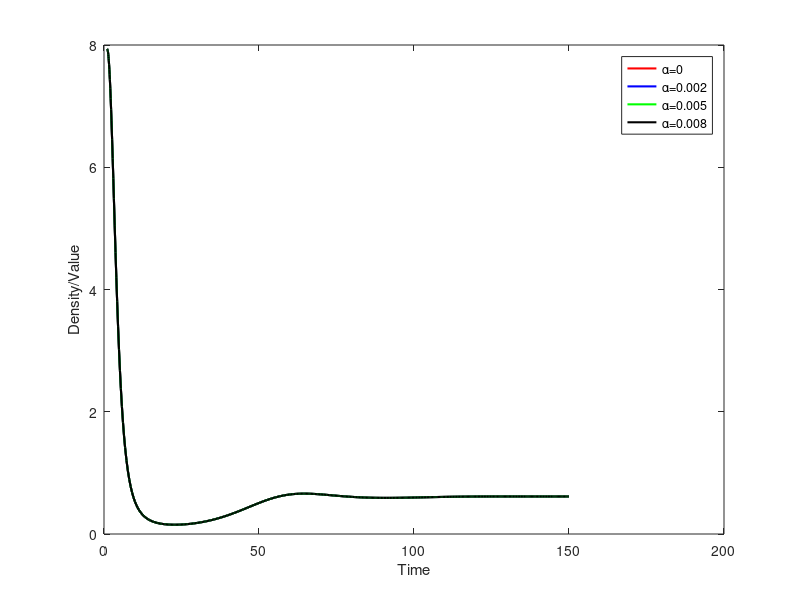

Here is the MATLAB script that generated this plot: (Note: this script raises an error after producing the figure.)
%% Numerical simulation
% Mathematical model to acheive sustainable forest management 
% Date: 13-03-2024
%%
clc
clear all

% Define parameter values
r = 0.1;    % Intrinsic growth rate
K = 100;    % Carrying capacity
Pi =0.01 ;   % Proportionality constant for population growth due to forest resources
alpha =0.008 ;    % Depletion rate coefficient of forest resources due to population
lambda = 0.1;   % Growth rate coefficient of population pressure
lambda0 = 0.8 ;  % Natural depletion rate coefficient of population pressure
lambda1 =0.1 ;  % Depletion rate coefficient of population pressure due to economic efforts
psi = 0.2 ;  % Growth rate coefficient of economic efforts
psi0 = 0.1 ; % Depletion rate coefficient of economic efforts
phi =0.01 ;  % Implementation rate coefficient of technological efforts
phi0 =0.03 ; % Depletion rate coefficient of technological efforts
s =0.6 ;    % Forest resources growth rate
L =50 ;    % Carrying capacity of forest resources
lambda2 =0.0011 ;  % Population pressure growth rate coefficient due to forest resources
phi1 =0.02 ; % Implementation rate coefficient of technological efforts on forest resources
phi2 =0.0006 ; % Implementation rate coefficient of technological efforts on forest resources squared

% Define initial conditions
B0 = 7.9360;   % Initial density of forest resources
N0 = 100.6348;   % Initial human population density
P0 = 5.3700;   % Initial population pressure
E0 =10.7400 ;   % Initial economic efforts
T0 = 14.0213;   % Initial technological efforts

% Define the time span upto 150 years
t_start=1;
t_end=150;
tspan = [t_start, t_end];

% Define the system of differential equations
ode = @(t, y) [s*y(1)*(1-y(1)/L) - alpha*y(1)*y(2) - lambda2*y(1)^2*y(3) + phi1*y(1)*y(5) + phi2*y(1)^2*y(5);
               r*y(2)*(1-y(2)/K) + pi*alpha*y(1)*y(2);
               lambda*y(2) - lambda0*y(3) - lambda1*y(3)*y(4);
               psi*y(3) - psi0*y(4);
               phi*(L-y(1)) - phi0*y(5)];

% ####### CHANGE ALPHA VALUES HERE ###################
alpha =0.008 ;  
% Solve the differential equations
[t1, Y1] = ode45(ode, tspan, [B0, N0, P0, E0, T0]); % alp=0
[t2, Y2] = ode45(ode, tspan, [B0, N0, P0, E0, T0]); % alp=0.002
[t3, Y3] = ode45(ode, tspan, [B0, N0, P0, E0, T0]); % alp=0.005
[t4, Y4] = ode45(ode, tspan, [B0, N0, P0, E0, T0]); % alp=0.008

% Plot the results (Varying alpha)
figure;
plot(t1, Y1(:,1),'r','LineWidth', 1.5); hold on;
plot(t2, Y2(:,1),'b','LineWidth', 1.5); hold on;
plot(t3, Y3(:,1),'g','LineWidth', 1.5 ); hold on;
plot(t4, Y4(:,1),'k', 'LineWidth', 1.5); hold on;
xlabel('Time');
ylabel('Density/Value');
legend('\alpha=0', '\alpha=0.002', '\alpha=0.005', '\alpha=0.008');

%%

% Define the parameter ranges and initial conditions
phi2_range = linspace(0.001, 0.007, 100);
lambda_range = linspace(0.05, 0.2, 100);
psi_range = linspace(0.1, 0.5, 100);
phi_range = linspace(0.01, 0.02, 100);

% Set your initial conditionshere
initial_conditions = [B0, N0, P0, E0, T0]; 

for i = 1:length(phi2_range)
    [B_eq, ~, ~, ~, ~] = simulate_system(phi2_range(i), lambda, psi, phi, initial_conditions);
    B_eq_values{i} = B_eq;
end

%----------------------- For forest resource B(t)-------------------------------------

p_val=32;
e_val1=10; 
e_val2=50;

figure('DefaultAxesFontSize',14)
set(gcf,'color','w');
plot(phi2_range(1:p_val),B_eq_values{1,e_val1}(1:p_val),'.','MarkerIndices',...
    (1:length(phi2_range)),...
    'LineWidth',3,...
    'MarkerEdgeColor','b',...
    'MarkerSize',20)
hold on;
plot(phi2_range(1:p_val),B_eq_values{1,e_val2}(1:p_val),'.','MarkerIndices',...
    (1:length(phi2_range)),...
    'LineWidth',3,...
    'MarkerEdgeColor','r',...
    'MarkerSize',20)
xlabel('\phi_2','fontsize',24)
ylabel('Forest Resource B(t)','fontsize',24)


%----------------------- For human population N(t)-------------------------------------

for i = 1:length(phi2_range)
    [~, N_eq, ~, ~, ~] = simulate_system(phi2_range(i), lambda, psi, phi, initial_conditions);
    N_eq_values{i} = N_eq;
end

p_val=32;
e_val1=10; 
e_val2=50;


figure('DefaultAxesFontSize',14)
set(gcf,'color','w');
plot(phi2_range(1:p_val),N_eq_values{1,e_val1}(1:p_val),'.','MarkerIndices',...
    (1:length(phi2_range)),...
    'LineWidth',3,...
    'MarkerEdgeColor','b',...
    'MarkerSize',20)
hold on;
plot(phi2_range(1:p_val),N_eq_values{1,e_val2}(1:p_val),'.','MarkerIndices',...
    (1:length(phi2_range)),...
    'LineWidth',3,...
    'MarkerEdgeColor','r',...
    'MarkerSize',20)
xlabel('\phi_2','fontsize',24)
ylabel('Human population N(t)','fontsize',24)

%----------------------- For Economic efforts E(t)-------------------------------------

for i = 1:length(phi2_range)
    [~, ~, ~, E_eq, ~] = simulate_system(phi2_range(i), lambda, psi, phi, initial_conditions);
    E_eq_values{i} = E_eq;
end

p_val=32;
e_val1=10; 
e_val2=50;

figure(2)
figure('DefaultAxesFontSize',14)
set(gcf,'color','w');
plot(phi2_range(1:p_val),E_eq_values{1,e_val1}(1:p_val),'.','MarkerIndices',...
    (1:length(phi2_range)),...
    'LineWidth',3,...
    'MarkerEdgeColor','b',...
    'MarkerSize',20)
hold on;
plot(phi2_range(1:p_val),E_eq_values{1,e_val2}(1:p_val),'.','MarkerIndices',...
    (1:length(phi2_range)),...
    'LineWidth',3,...
    'MarkerEdgeColor','r',...
    'MarkerSize',20)
xlabel('\phi_2','fontsize',24)
ylabel('Human population N(t)','fontsize',24)

%----------------------- For Population pressure P(t)-------------------------------------

for i = 1:length(phi2_range)
    [~, ~, ~, E_eq, ~] = simulate_system(phi2_range(i), lambda, psi, phi, initial_conditions);
    E_eq_values{i} = E_eq;
end

p_val=32;
e_val1=10; 
e_val2=50;

figure(2)
figure('DefaultAxesFontSize',14)
set(gcf,'color','w');
plot(phi2_range(1:p_val),E_eq_values{1,e_val1}(1:p_val),'.','MarkerIndices',...
    (1:length(phi2_range)),...
    'LineWidth',3,...
    'MarkerEdgeColor','b',...
    'MarkerSize',20)
hold on;
plot(phi2_range(1:p_val),E_eq_values{1,e_val2}(1:p_val),'.','MarkerIndices',...
    (1:length(phi2_range)),...
    'LineWidth',3,...
    'MarkerEdgeColor','r',...
    'MarkerSize',20)
xlabel('\phi_2','fontsize',24)
ylabel('Human population N(t)','fontsize',24)

%----------------------- For technological efforts T(t)-------------------------------------

for i = 1:length(phi2_range)
    [~, ~, ~, ~, T_eq] = simulate_system(phi2_range(i), lambda, psi, phi, initial_conditions);
    E_eq_values{i} = E_eq;
end

p_val=32;
e_val1=10; 
e_val2=50;

figure(2)
figure('DefaultAxesFontSize',14)
set(gcf,'color','w');
plot(phi2_range(1:p_val),E_eq_values{1,e_val1}(1:p_val),'.','MarkerIndices',...
    (1:length(phi2_range)),...
    'LineWidth',3,...
    'MarkerEdgeColor','b',...
    'MarkerSize',20)
hold on;
plot(phi2_range(1:p_val),E_eq_values{1,e_val2}(1:p_val),'.','MarkerIndices',...
    (1:length(phi2_range)),...
    'LineWidth',3,...
    'MarkerEdgeColor','r',...
    'MarkerSize',20)
xlabel('\phi_2','fontsize',24)
ylabel('Human population N(t)','fontsize',24)

%%
for i = 1:length(lambda_range)
    [~, N_eq, ~, ~, ~] = simulate_system(phi2, lambda_range(i), psi, phi, initial_conditions);
    N_eq_values{i} = N_eq;
end


%%

for i = 1:length(psi_range)
    [~, ~, P_eq, ~, ~] = simulate_system(phi2, lambda, psi_range(i), phi, initial_conditions);
    P_eq_values{i} = P_eq;
end

for i = 1:length(phi_range)
    [~, ~, ~, E_eq, ~] = simulate_system(phi2, lambda, psi, phi_range(i), initial_conditions);
    E_eq_values{i} = E_eq;
end

% Plot bifurcation diagrams
figure;
subplot(2, 2, 1);
plot(phi2_range, B_eq_values, '-o');
xlabel('phi2');
ylabel('B equilibrium');

subplot(2, 2, 2);
plot(lambda_range, N_eq_values, '-o');
xlabel('lambda');
ylabel('N equilibrium');

subplot(2, 2, 3);
plot(psi_range, P_eq_values, '-o');
xlabel('psi');
ylabel('P equilibrium');

subplot(2, 2, 4);
plot(phi_range, E_eq_values, '-o');
xlabel('phi');
ylabel('E equilibrium');


subplot(2, 1, 2);
plot3(Y(:, 1), Y(:, 2), Y(:, 3));
xlabel('B');
ylabel('N');
zlabel('P');
title('Phase Space: B-N-P');
grid on;
%%
plot3(t1, Y1(:, 1), Y1(:, 2), 'r', 'LineWidth', 1.5);
xlabel('B');
ylabel('N');
zlabel('P');
title('Phase Space: B-N-P');
grid on;
hold on;
plot3(t1, Y1(:, 2), Y1(:, 3),'g', 'LineWidth', 1.5);
hold on;
plot3(t2, Y2(:, 2), Y2(:, 3),'b', 'LineWidth', 1.5);


%%

% Compute equilibrium values
B_star = 7.9360; 
N_star = 100.6348; 
P_star = 5.3700; 
E_star = 10.7400;
T_star = 14.0213;

% Define time span
tspan = [0 100];

% Define initial conditions
B0 = B_star + 5;
N0 = N_star + 5;
P0 = P_star + 5;
E0 = E_star + 5;
T0 = T_star + 5;

% Define the system of equations
ode = @(t, y) [
    s * y(1) * (1 - y(1)/L) - alpha * y(1) * y(2) - lambda2 * y(1)^2 * y(3) + phi1 * y(1) * y(5) + phi2 * y(1)^2 * y(5);
    r * y(2) * (1 - y(2)/K) + Pi * alpha * y(1) * y(2);
    lambda * y(2) - lambda0 * y(3) - lambda1 * y(3) * y(4);
    psi * y(3) - psi0 * y(4);
    Pi * (L - y(1)) - phi0 * y(5)
];

% Solve the system of equations
[t, Y] = ode45(ode, tspan, [B0, N0, P0, E0, T0]);


% Plot the trajectories in the B-N-E space
plot(t, Y(:,1), 'r', 'LineWidth', 1.5);hold on; 
plot(t, Y(:,2), 'g', 'LineWidth', 1.5); hold on; 
plot(t, Y(:,3), 'g', 'LineWidth', 1.5);hold on;
plot(t, Y(:,4), 'b', 'LineWidth', 1.5);hold on; 


figure;
plot3(Y(:,1), Y(:,2), Y(:,4), 'b', 'LineWidth', 1.5);
hold on;
plot3(B_star, N_star, E_star, 'ro', 'MarkerSize', 10, 'LineWidth', 2);
xlabel('B'); ylabel('N'); zlabel('E');
title('Trajectories in B-N-E Space');
grid on;
hold off;

% Plot the trajectories in the B-N-T space
figure;
plot3(Y(:,1), Y(:,2), Y(:,5), 'b', 'LineWidth', 1.5);
hold on;
plot3(B_star, N_star, T_star, 'ro', 'MarkerSize', 10, 'LineWidth', 2);
xlabel('B'); ylabel('N'); zlabel('T');
title('Trajectories in B-N-T Space');
grid on;
hold on;

% Plot the trajectories in the B-P-E space
plot3(Y(:,1), Y(:,3), Y(:,4), 'b', 'LineWidth', 1.5);
hold on;
plot3(B_star, P_star, E_star, 'ro', 'MarkerSize', 10, 'LineWidth', 2);
xlabel('B'); ylabel('P'); zlabel('E');
title('Trajectories in B-P-E Space');
grid on;
hold off;


%%
% Define a meshgrid for B, P, and E
phi= linspace(0,0.04,length(Y));
% Equation for population growth (B)
for i=1:length(Y)
Bx(i)=s*Y(i:i,1:1)*(1-Y(i:i,1:1)/L) - alpha*Y(i:i,1:1)*Y(i:i,2:2) - lambda2*(Y(i:i,1:1))^2*Y(i:i,3:3) + phi1*(Y(i:i,1:1))*(Y(i:i,5:5)) + phi2*(Y(i:i,1:1))^2*Y(i:i,5:5);
end
% Equation for forest resources (N)
for i=1:length(Y)
Nx(i)= r*Y(i:i,2:2)*(1-(Y(i:i,2:2)/K))+Pi*alpha*(Y(i:i,1:1))*(Y(i:i,2:2));
end
% Equation for forest resources (P)
for i=1:length(Y)
Px(i)= lambda*Y(i:i,2:2)-lambda0*(Y(i:i,3:3))-lambda1*(Y(i:i,3:3))*(Y(i:i,4:4));
end

plot(phi,Bx,'.','MarkerIndices',...
    (1:length(B_mesh)),...
    'LineWidth',1.5,...
    'MarkerEdgeColor','b')
hold on;
plot(phi,Nx,'.','MarkerIndices',...
    (1:length(B_mesh)),...
    'LineWidth',1.5,...
    'MarkerEdgeColor','r')
hold on;
plot(phi,Px,'.','MarkerIndices',...
    (1:length(B_mesh)),...
    'LineWidth',1.5,...
    'MarkerEdgeColor','g')


plot3(Bx,Nx,Px, 'b', 'LineWidth', 1.5);
grid on;

plot(fx,phi,'.','MarkerIndices',...
    (1:length(B_mesh)),...
    'LineWidth',1.5,...
    'MarkerEdgeColor','b')

B_mesh  = meshgrid(fx);

N_m=10;
B_mesh  = meshgrid(linspace(0, 15, 100));
P_mesh  = meshgrid(linspace(0, (lambda/lambda0)*N_m, 100));
E_mesh  = meshgrid(linspace(0, (lambda*psi/(lambda0*psi0))*N_m, 100));


% Compute the stability conditions
stability_condition_1 = lambda2^2 * L^2 < lambda0 * (s/L + lambda2 * P_mesh - phi2 * T_star);
stability_condition_2 = phi2^2 * L^2 < 2 * (phi0 * phi1 / phi) * (s/L + lambda2 * P_mesh - phi2 * T_star);
stability_condition_3 = lambda^2 < 2 * (r * lambda0 / (pi * K));

% Plot the stability regions
figure;

surf(B_mesh,P_mesh,E_mesh,double(stability_condition_1))
hold on;
surf(B_mesh, P_mesh, E_mesh, double(stability_condition_2));
hold on;
surf(B_mesh, P_mesh, E_mesh, double(stability_condition_3));
xlabel('B'); ylabel('P'); zlabel('E');
title('Global Stability Regions in B-P-E Space');
grid on;
legend('Stability Condition 1', 'Stability Condition 2', 'Stability Condition 3');



